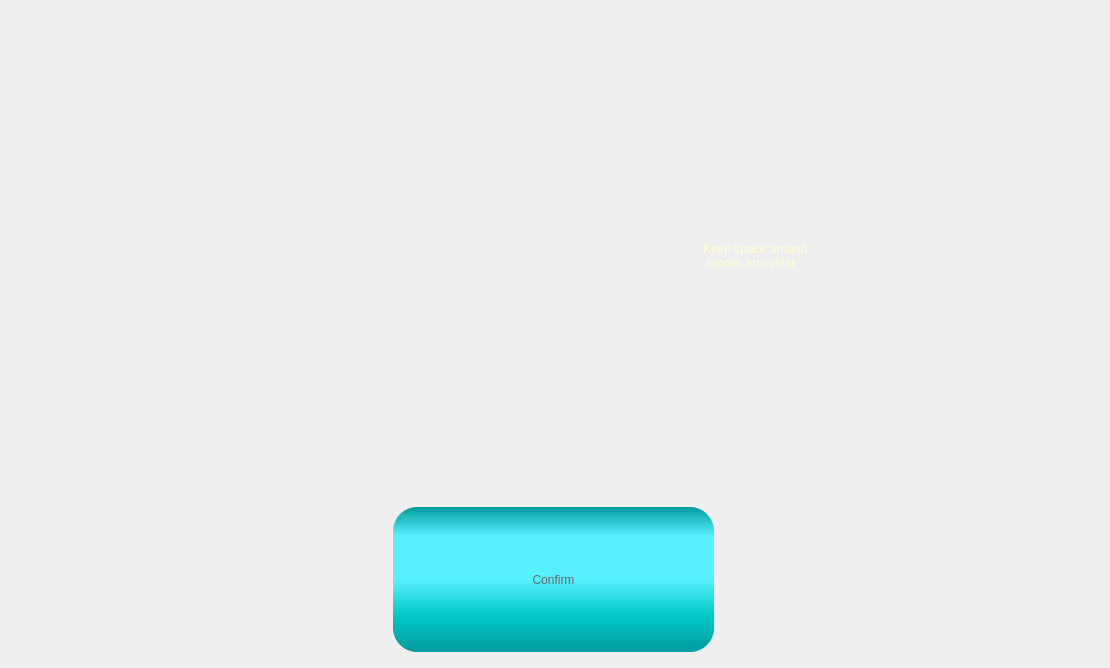
          <widget class="QWidget" name="pgHomingCheckStep2">
           <layout class="QGridLayout" name="gridLayout_14">
            <item row="0" column="0">
             <spacer name="horizontalSpacer_13">
              <property name="orientation">
               <enum>Qt::Horizontal</enum>
              </property>
              <property name="sizeHint" stdset="0">
               <size>
                <width>40</width>
                <height>20</height>
               </size>
              </property>
             </spacer>
            </item>
            <item row="0" column="2">
             <widget class="QLabel" name="label_7">
              <property name="minimumSize">
               <size>
                <width>350</width>
                <height>0</height>
               </size>
              </property>
              <property name="styleSheet">
               <string notr="true">font: 24pt &quot;Arial&quot;;
color: rgb(255, 255, 208);</string>
              </property>
              <property name="text">
               <string>Keep space around 
 robotic arm clear</string>
              </property>
             </widget>
            </item>
            <item row="0" column="1">
             <widget class="QWidget" name="widget" native="true">
              <property name="sizePolicy">
               <sizepolicy hsizetype="Fixed" vsizetype="Fixed">
                <horstretch>0</horstretch>
                <verstretch>0</verstretch>
               </sizepolicy>
              </property>
              <property name="minimumSize">
               <size>
                <width>640</width>
                <height>490</height>
               </size>
              </property>
              <property name="styleSheet">
               <string notr="true">background-image:url(C:/Leon/image/robot.png)</string>
              </property>
             </widget>
            </item>
            <item row="0" column="3">
             <spacer name="horizontalSpacer_14">
              <property name="orientation">
               <enum>Qt::Horizontal</enum>
              </property>
              <property name="sizeHint" stdset="0">
               <size>
                <width>40</width>
                <height>20</height>
               </size>
              </property>
             </spacer>
            </item>
            <item row="3" column="0" colspan="4">
             <layout class="QHBoxLayout" name="horizontalLayout_3">
              <item>
               <widget class="QPushButton" name="btnNext_confirmHomingStep2">
                <property name="sizePolicy">
                 <sizepolicy hsizetype="Maximum" vsizetype="Fixed">
                  <horstretch>0</horstretch>
                  <verstretch>0</verstretch>
                 </sizepolicy>
                </property>
                <property name="minimumSize">
                 <size>
                  <width>324</width>
                  <height>150</height>
                 </size>
                </property>
                <property name="styleSheet">
                 <string notr="true">QPushButton{
font: 48pt &quot;Arial&quot;;
color:#666666;
border-radius:24px;
background-color: qlineargradient(spread:pad, x1:0, y1:0, x2:0, y2:1, stop:0 rgba(0, 155, 155, 255), stop:0.2 rgba(88, 239, 255, 255), stop:0.5 rgba(88, 239, 255, 255), stop:0.75 rgba(0, 200, 200, 255),  stop:1 rgba(0, 155, 155, 255));
padding: 0px 20px;
margin-bottom:5px;
margin-right:3px;
}

QPushButton:hover{
color:#aa3333;
background-color: qlineargradient(spread:pad, x1:0, y1:0, x2:0, y2:1, stop:0 rgba(50, 155, 155, 255), stop:0.2 rgba(150, 239, 255, 255), stop:0.5 rgba(150, 239, 255, 255), stop:0.75 rgba(50, 200, 200, 255),  stop:1 rgba(50, 155, 155, 255));
}

QPushButton:pressed{
margin-top:5px;
margin-bottom:0px;
margin-left:3px;
margin-right:0px;
}</string>
                </property>
                <property name="text">
                 <string>Confirm</string>
                </property>
               </widget>
              </item>
             </layout>
            </item>
           </layout>
          </widget>
